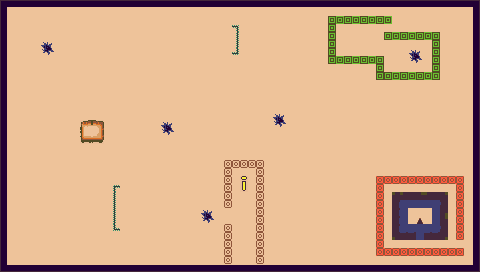

This game map was drawn from its Tiled (.tmx) file and the tilesets committed beside it. A one-line description and the trimmed map source follow:
An orthogonal 60x34 tile map with 8x8 px tiles, 1 tile layer (piso) and 34 objects (2x Cactusa, 2x Enemigo, ZorzalNPC, Enemigo2).

<map version="1.10" tiledversion="1.12.2" orientation="orthogonal" renderorder="right-down" width="60" height="34" tilewidth="8" tileheight="8" infinite="0" backgroundcolor="#eabe97" nextlayerid="5" nextobjectid="54">
 <editorsettings>
  <export target="escena1.lua" format="lua" />
 </editorsettings>
 <tileset firstgid="1" name="fondo_tileset" tilewidth="8" tileheight="8" tilecount="144" columns="12">
  <image source="fondo_tileset.png" width="96" height="96" />
 </tileset>
 <layer id="1" name="piso" width="60" height="34">
  <data>[2040 cells, 2040 non-empty, 42 distinct tile ids]</data>
 </layer>
 <objectgroup id="2" name="paredes">
  <object id="1" x="223.5" y="159.5" width="8" height="48" />
  <object id="2" x="223.5" y="224.5" width="8" height="40" />
  <object id="4" x="256" y="160" width="8" height="104" />
  <object id="6" x="232.25" y="159.75" width="23" height="8" />
  <object id="7" x="376.25" y="176" width="88" height="8" />
  <object id="8" x="376" y="184.5" width="8" height="72" />
  <object id="9" x="384.5" y="247.75" width="80" height="8" />
  <object id="10" x="455.75" y="185" width="8.5" height="54.75" />
  <object id="27" x="80" y="119.5" width="24.5" height="23.5" />
  <object id="44" x="384.667" y="32.3333" width="54.3333" height="5.66667" />
  <object id="45" x="432.667" y="40.3333" width="6.33333" height="39.3333" />
  <object id="46" x="376.333" y="72.3333" width="55" height="7" />
  <object id="47" x="376.667" y="58" width="6.33333" height="12.6667" />
  <object id="48" x="328.667" y="57.3333" width="47" height="5.66667" />
  <object id="49" x="328.333" y="16.6667" width="6.66667" height="37.6667" />
  <object id="50" x="336.333" y="16" width="55" height="7.33333" />
  <object id="51" x="112.333" y="184" width="7.33333" height="47" />
  <object id="52" x="231.333" y="23.3333" width="8" height="32.6667" />
 </objectgroup>
 <objectgroup id="3" name="caida">
  <object id="20" x="0" y="0.5" width="8" height="272" />
  <object id="21" x="471.5" y="0" width="8" height="272" />
  <object id="22" x="8.5" y="0" width="461" height="8" />
  <object id="23" x="9.5" y="264.5" width="461" height="8" />
  <object id="24" x="161.5" y="120.5" width="12" height="14.5" />
  <object id="25" x="273" y="112.5" width="12" height="14.5" />
  <object id="26" x="201" y="209" width="13.5" height="13" />
  <object id="30" x="41.6875" y="42.125" width="12" height="12" />
  <object id="39" x="416.667" y="215.667" width="7.33333" height="8" />
  <object id="43" x="408.333" y="48" width="15" height="15.6667" />
 </objectgroup>
 <objectgroup id="4" name="entidades">
  <object id="32" name="Cactusa" x="112.333" y="40.6667" width="7.33333" height="7" />
  <object id="35" name="Cactusa" x="207.667" y="104" width="7.33333" height="7" />
  <object id="33" name="Enemigo" x="144" y="63.6667" width="8" height="8.66667" />
  <object id="36" name="Enemigo" x="200" y="167.333" width="8" height="8.66667" />
  <object id="34" name="ZorzalNPC" x="239.667" y="227.333" width="8.33333" height="8.33333" />
  <object id="37" name="Enemigo2" x="352.667" y="32.6667" width="4" height="4" />
 </objectgroup>
</map>
